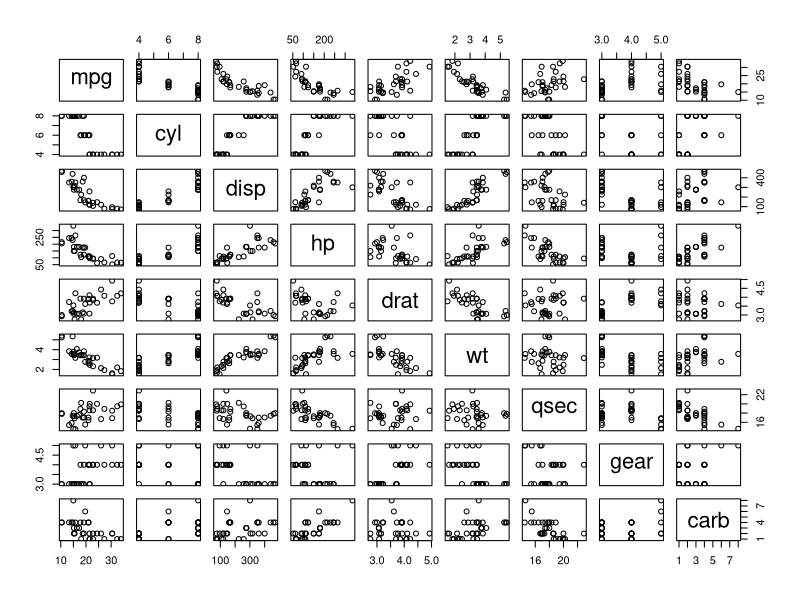
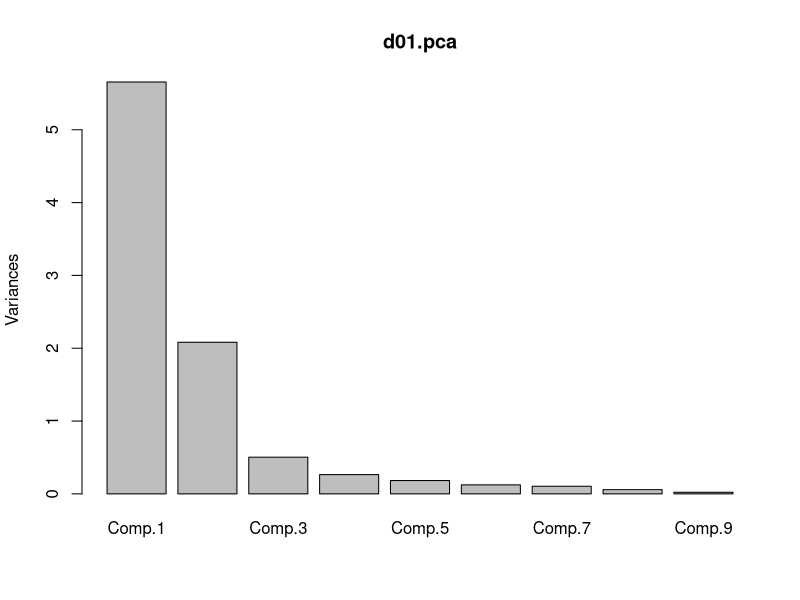

The R source for these figures, in order:
head(mtcars)
d01<-mtcars[,c(1:7,10,11)]
d01
head(d01)
plot(d01)
d01.pca<-princomp(d01,cor=TRUE,score=TRUE)
head(d01.pca)
summary(d01.pca)
plot(d01.pca)
d01.pca$loadings
d02<-d01.pca$scores
head(d02)
